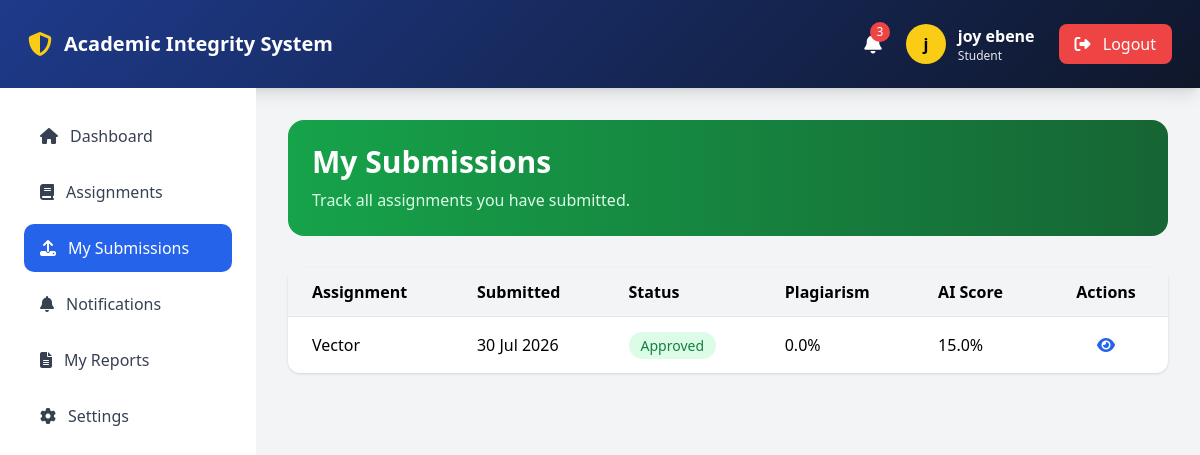
Screenshot of /students/my-submissions (signed in) with the database file from the repository.
### app/models.py (models this page shows, shortened)
class User(UserMixin, db.Model):
    __tablename__ = 'users'
    id = db.Column(db.Integer, primary_key=True)
    username = db.Column(db.String(50), unique=True, nullable=False)
    email = db.Column(db.String(100), unique=True, nullable=False)
    password_hash = db.Column(db.String(255), nullable=False)
    first_name = db.Column(db.String(50), nullable=False)
    last_name = db.Column(db.String(50), nullable=False)
    role = db.Column(db.String(20), default='student')
    department = db.Column(db.String(100))
    faculty = db.Column(db.String(100))
    created_at = db.Column(db.DateTime, default=datetime.utcnow)
    updated_at = db.Column(db.DateTime, default=datetime.utcnow, onupdate=datetime.utcnow)
    last_login = db.Column(db.DateTime)
    is_active = db.Column(db.Boolean, default=True)
    student_profile = db.relationship('Student', backref='user', uselist=False, cascade='all, delete-orphan')
    lecturer_profile = db.relationship('Lecturer', backref='user', uselist=False, cascade='all, delete-orphan')
    @property
    def full_name(self):
        return f"{self.first_name} {self.last_name}"

class Submission(db.Model):
    __tablename__ = 'submissions'
    id = db.Column(db.Integer, primary_key=True)
    assignment_id = db.Column(
        db.Integer,
        db.ForeignKey('assignments.id'),
        nullable=False
    )
    student_id = db.Column(
        db.Integer,
        db.ForeignKey('students.id'),
        nullable=False
    )
    file_path = db.Column(db.String(500), nullable=False)
    original_filename = db.Column(db.String(255))
    comments = db.Column(db.Text)
    status = db.Column(
        db.String(30),
        default='processing'
    )
    submitted_at = db.Column(
        db.DateTime,
        default=datetime.utcnow
    )
    student = db.relationship(
        'Student',
        backref=db.backref('submissions', lazy=True)
    )
    analysis = db.relationship(
        'AIAnalysis',
        backref='submission',
        uselist=False,
        cascade='all, delete-orphan'
    )
    suspicious = db.relationship(
        'SuspiciousSubmission',
        backref='submission',
        uselist=False,
        cascade='all, delete-orphan'
    )

class Assignment(db.Model):
    __tablename__ = 'assignments'
    id = db.Column(db.Integer, primary_key=True)
    title = db.Column(db.String(200), nullable=False)
    description = db.Column(db.Text)
    due_date = db.Column(db.DateTime)
    is_active = db.Column(db.Boolean, default=True)
    course_id = db.Column(
        db.Integer,
        db.ForeignKey('courses.id'),
        nullable=False
    )
    created_at = db.Column(
        db.DateTime,
        default=datetime.utcnow
    )
    submissions = db.relationship(
        'Submission',
        backref='assignment',
        lazy=True,
        cascade='all, delete-orphan'
    )

class AIAnalysis(db.Model):
    __tablename__ = 'ai_analysis'
    id = db.Column(db.Integer, primary_key=True)
    submission_id = db.Column(
        db.Integer,
        db.ForeignKey('submissions.id'),
        nullable=False,
        unique=True
    )
    plagiarism_score = db.Column(db.Float, default=0)
    ai_generated_score = db.Column(db.Float, default=0)
    analysis_details = db.Column(db.Text)
    model_version = db.Column(db.String(50))
    analyzed_at = db.Column(
        db.DateTime,
        default=datetime.utcnow
    )

### app/students/routes.py (the view)
@students_bp.route("/my-submissions")
@login_required
def my_submissions():
    if current_user.role != "student":
        flash("Access denied.", "danger")
        return redirect(url_for("auth.login"))
    student = current_user.student_profile
    submissions = (
        Submission.query
        .filter_by(student_id=student.id)
        .order_by(Submission.submitted_at.desc())
        .all()
    )
    return render_template(
        "students/my_submissions.html",
        submissions=submissions
    )

### app/__init__.py (called while the page is built)
@login_manager.user_loader
def load_user(user_id):
    from app.models import User
    return User.query.get(int(user_id))

### app/templates/students/my_submissions.html (shortened to what this page needs)
{% extends "base.html" %}
{% block content %}
<div class="space-y-8">
    <div class="bg-gradient-to-r from-green-600 to-green-800 rounded-2xl p-6 text-white">
        <h1 class="text-3xl font-bold">
            My Submissions
        </h1>
        <p class="text-green-100 mt-2">
            Track all assignments you have submitted.
        </p>
    </div>
    <div class="bg-white rounded-xl shadow overflow-hidden">
        <table class="min-w-full">
            <thead class="bg-gray-100">
                <tr>
                    <th class="px-6 py-3 text-left">
                        Assignment
                    </th>
                    <th class="px-6 py-3 text-left">
                        Submitted
                    </th>
                    <th class="px-6 py-3 text-left">
                        Status
                    </th>
                    <th class="px-6 py-3 text-left">
                        Plagiarism
                    </th>
                    <th class="px-6 py-3 text-left">
                        AI Score
                    </th>
                    <th class="px-6 py-3 text-center">
                        Actions
                    </th>
                </tr>
            </thead>
            <tbody>
            {% for submission in submissions %}
                <tr class="border-t hover:bg-gray-50">
                    <td class="px-6 py-4 font-medium">
                        {{ submission.assignment.title }}
                    </td>
                    <td class="px-6 py-4">
                        {{ submission.submitted_at.strftime("%d %b %Y") }}
                    </td>
                    <td class="px-6 py-4">
                        {% if submission.status == "processing" %}
                            <span class="bg-yellow-100 text-yellow-700 px-3 py-1 rounded-full text-sm">
                                Processing
                            </span>
                        {% elif submission.status == "completed" %}
                            <span class="bg-blue-100 text-blue-700 px-3 py-1 rounded-full text-sm">
                                Completed
                            </span>
                        {% elif submission.status == "approved" %}
                            <span class="bg-green-100 text-green-700 px-3 py-1 rounded-full text-sm">
                                Approved
                            </span>
                        {% elif submission.status == "flagged" %}
                            <span class="bg-red-100 text-red-700 px-3 py-1 rounded-full text-sm">
                                Flagged
                            </span>
                        {% else %}
                            <span class="bg-gray-100 text-gray-700 px-3 py-1 rounded-full text-sm">
                                {{ submission.status }}
                            </span>
                        {% endif %}
                    </td>
                    <td class="px-6 py-4">
                        {% if submission.analysis %}
                            {{ submission.analysis.plagiarism_score }}%
                        {% else %}
                            --
                        {% endif %}
                    </td>
                    <td class="px-6 py-4">
                        {% if submission.analysis %}
                            {{ submission.analysis.ai_generated_score }}%
                        {% else %}
                            --
                        {% endif %}
                    </td>
                    <td class="px-6 py-4 text-center">
                        <a href="{{ url_for('students.view_submission', id=submission.id) }}"
                           class="text-blue-600 hover:text-blue-800">
                            <i class="fas fa-eye"></i>
                        </a>
                    </td>
                </tr>
            {% endfor %}
            </tbody>
        </table>
    </div>
</div>
{% endblock %}

### app/templates/base.html (shortened to what this page needs)
<!DOCTYPE html>
<html lang="en">
<head>
    <script src="https://cdn.tailwindcss.com"></script>
    <link rel="stylesheet" href="https://cdnjs.cloudflare.com/ajax/libs/font-awesome/6.5.0/css/all.min.css">
</head>
<body class="bg-gray-100">
    {% include "includes/navbar.html" %}
    <div class="flex h-[calc(100vh-64px)]">
        {% if current_user.is_authenticated %}
        <div id="mobile-sidebar" class="fixed md:sticky
           top-16 left-0
           z-40
           h-screen md:h-[calc(100vh-64px)]
           w-64
           bg-white
           overflow-y-auto
           transform -translate-x-full md:translate-x-0
           transition-transform duration-300">
            {% if current_user.role == "student" %}
            {% include "includes/sidebar_student.html" %}
            {% elif current_user.role == "lecturer" %}
            {% include "includes/sidebar_lecturer.html" %}
            {% elif current_user.role == "admin" %}
            {% include "includes/sidebar_admin.html" %}
            {% endif %}
        </div>
        {% endif %}
        <main class="flex-1 md:ml-0
           h-[calc(100vh-64px)]
           overflow-y-auto
           p-4 md:p-8">
            {% block content %}
            {% endblock %}
        </main>
    </div>
</body>
</html>

### app/templates/includes/navbar.html (shortened to what this page needs)
<nav class="gradient-bg shadow-lg p-2 md:p-3">
    <div class="px-4 h-16 flex justify-between items-center">
        <div class="flex items-center gap-3">
            <i class="fas fa-shield-alt text-yellow-400 text-2xl"></i>
            <span class="text-white text-xl font-bold">
                Academic Integrity System
            </span>
        </div>
        {% if current_user.is_authenticated %}
        <div class="flex items-center gap-6">
            <a href="{{ url_for('notifications.index') }}"
               class="relative text-white hover:text-yellow-400">
                <i class="fas fa-bell text-xl"></i>
                {% if current_user.notifications %}
                <span class="absolute -top-2 -right-2
                bg-red-500 text-white text-xs
                rounded-full h-5 w-5
                flex items-center justify-center">
                    {{ current_user.notifications|length }}
                </span>
                {% endif %}
            </a>
            <div class="flex items-center gap-3">
                <div class="h-10 w-10 rounded-full
                bg-yellow-400 text-black
                flex items-center justify-center
                font-bold">
                    {{ current_user.first_name[0] }}
                </div>
                <div class="text-white">
                    <p class="font-semibold">
                        {{ current_user.full_name }}
                    </p>
                    <p class="text-xs text-gray-200">
                        {{ current_user.role|title }}
                    </p>
                </div>
            </div>
            <a href="{{ url_for('auth.logout') }}"
               class="bg-red-500 hover:bg-red-600
               px-4 py-2 rounded-lg text-white">
                <i class="fas fa-sign-out-alt mr-2"></i>
                Logout
            </a>
        </div>
        {% endif %}
    </div>
</nav>

### app/templates/includes/sidebar_student.html (shortened to what this page needs)
{% set current = request.endpoint %}
<aside class="w-64 bg-white shadow min-h-screen relative overflow-y-auto h-screen">
    <div class="p-6 space-y-2">
        <a href="{{ url_for('students.dashboard') }}" class="sidebar-link
        ">
            <i class="fas fa-home"></i>
            Dashboard
        </a>
        <a href="{{ url_for('students.assignments') }}" class="sidebar-link
        ">
            <i class="fas fa-book"></i>
            Assignments
        </a>
        <a href="{{ url_for('students.my_submissions') }}" class="sidebar-link
        {% if current == 'students.my_submissions' %}
            active
        {% endif %}">
            <i class="fas fa-upload"></i>
            My Submissions
        </a>
        <a href="{{ url_for('notifications.index') }}" class="sidebar-link
        ">
            <i class="fas fa-bell"></i>
            Notifications
        </a>
        <a href="{{ url_for('reports.index') }}" class="sidebar-link
        ">
            <i class="fas fa-file-alt"></i>
            My Reports
        </a>
        <a href="{{ url_for('settings.index') }}" class="sidebar-link
        ">
            <i class="fas fa-cog"></i>
            Settings
        </a>
    </div>
</aside>

### app/templates/base.html (style rules this page uses)
.gradient-bg { background: linear-gradient(135deg, #1e3a8a, #0f172a); }
.sidebar-link { display: flex; align-items: center; gap: 12px; padding: 12px 16px; border-radius: 10px; color: #374151; transition: .3s; }
.sidebar-link.active { background: #2563eb; color: white; }

### rows the page displays
User: first_name "j", full_name "joy ebene", role "Student"
Submission: assignment "Vector", submitted_at "30 Jul 2026", status "Approved", analysis.plagiarism_score "0.0", analysis.ai_generated_score "15.0"

### other values shown
{{ current_user.notifications|length }} "3"
